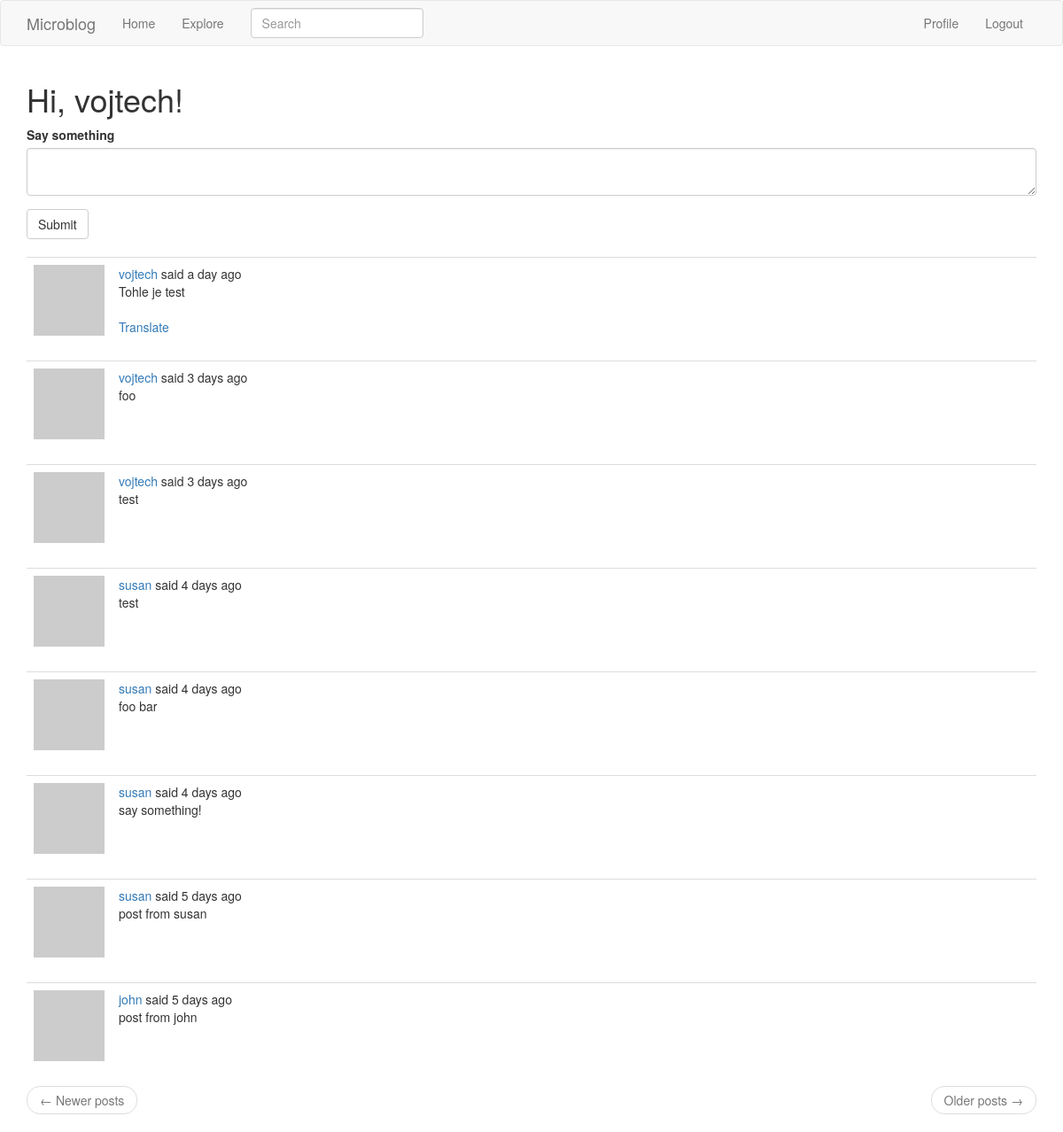
The app's page /index (signed in) with its own data.
### app/models.py (models this page shows, shortened)
class User(UserMixin, db.Model):
    id = db.Column(db.Integer, primary_key=True)
    username = db.Column(db.String(64), index=True, unique=True)
    email = db.Column(db.String(120), index=True, unique=True)
    password_hash = db.Column(db.String(128))
    posts = db.relationship("Post", backref="author", lazy="dynamic")
    about_me = db.Column(db.String(140))
    last_seen = db.Column(db.DateTime, default=datetime.utcnow)
    followed = db.relationship(
        "User",
        secondary=followers,
        primaryjoin=(followers.c.follower_id == id),
        secondaryjoin=(followers.c.followed_id == id),
        backref=db.backref("followers", lazy="dynamic"),
        lazy="dynamic",
    )
    def avatar(self, size):
        digest = md5(self.email.lower().encode("utf-8")).hexdigest()
        return "https://www.gravatar.com/avatar/{}?d=identicon&s={}".format(
            digest, size
        )
    def followed_posts(self):
        followed = Post.query.join(
            followers, (followers.c.followed_id == Post.user_id)
        ).filter(followers.c.follower_id == self.id)
        own = Post.query.filter_by(user_id=self.id)
        return followed.union(own).order_by(Post.timestamp.desc())

class SearchableMixin:
    @classmethod
    def before_commit(cls, session):
        session._changes = {
            "add": list(session.new),
            "update": list(session.dirty),
            "delete": list(session.deleted),
        }
    @classmethod
    def after_commit(cls, session):
        for obj in session._changes["add"]:
            if isinstance(obj, SearchableMixin):
                add_to_index(obj.__tablename__, obj)
        for obj in session._changes["update"]:
            if isinstance(obj, SearchableMixin):
                add_to_index(obj.__tablename__, obj)
        for obj in session._changes["delete"]:
            if isinstance(obj, SearchableMixin):
                remove_from_index(obj.__tablename__, obj)
        session._changes = None

class Post(SearchableMixin, db.Model):
    __searchable__ = ["body"]
    id = db.Column(db.Integer, primary_key=True)
    body = db.Column(db.String(140))
    timestamp = db.Column(db.DateTime, index=True, default=datetime.utcnow)
    user_id = db.Column(db.Integer, db.ForeignKey("user.id"))
    language = db.Column(db.String(5))

### app/main/routes.py (the view, shortened to what this page needs)
@bp.route("/", methods=["GET", "POST"])
@bp.route("/index", methods=["GET", "POST"])
@login_required
def index():
    form = PostForm()
    page = request.args.get("page", 1, type=int)
    posts = current_user.followed_posts().paginate(
        page=page, per_page=current_app.config["POSTS_PER_PAGE"], error_out=False
    )
    next_url = url_for("main.index", page=posts.next_num) if posts.has_next else None
    prev_url = url_for("main.index", page=posts.prev_num) if posts.has_prev else None
    return render_template(
        "index.html",
        title=_("Home"),
        form=form,
        posts=posts.items,
        next_url=next_url,
        prev_url=prev_url,
    )

### app/main/forms.py
class SearchForm(FlaskForm):
    q = StringField(_l("Search"), validators=[DataRequired()])
    def __init__(self, *args, **kwargs):
        if "formdata" not in kwargs:
            kwargs["formdata"] = request.args
        if "meta" not in kwargs:
            kwargs["meta"] = {"csrf": False}
        super(SearchForm, self).__init__(*args, **kwargs)

class PostForm(FlaskForm):
    post = TextAreaField(_l("Say something"), validators=[DataRequired()])
    submit = SubmitField(_l("Submit"))

### app/__init__.py (called while the page is built)
def get_locale():
    return request.accept_languages.best_match(current_app.config["LANGUAGES"])

### app/main/routes.py (called while the page is built)
@bp.before_app_request
def before_request():
    if current_user.is_authenticated:
        current_user.last_seen = datetime.utcnow()
        db.session.commit()
        g.search_form = SearchForm()
    g.locale = str(get_locale())

### app/models.py (called while the page is built)
@login.user_loader
def load_user(id):
    return User.query.get(int(id))

### app/templates/index.html
{% extends "base.html" %}
{% import 'bootstrap/wtf.html' as wtf %}
{% block app_content %}
    <h1>{{ _('Hi, %(username)s!', username=current_user.username) }}</h1>
    {% if form %}
    {{ wtf.quick_form(form) }}
    <br>
    {% endif %}
    {% for post in posts %}
        {% include '_post.html' %}
    {% endfor %}
    <nav aria-label="...">
        <ul class="pager">
            <li class="previous{% if not prev_url %} disabled{% endif %}">
                <a href="{{ prev_url or '#' }}">
                    <span aria-hidden="true">&larr;</span> {{ _('Newer posts') }}
                </a>
            </li>
            <li class="next{% if not next_url %} disabled{% endif %}">
                <a href="{{ next_url or '#' }}">
                    {{ _('Older posts') }} <span aria-hidden="true">&rarr;</span>
                </a>
            </li>
        </ul>
    </nav>
{% endblock %}

### app/templates/_post.html (shortened to what this page needs)
    <table class="table table-hover">
        <tr>
            <td width="70px">
                <a href="{{ url_for('main.user', username=post.author.username) }}">
                    <img src="{{ post.author.avatar(70) }}" />
                </a>
            </td>
            <td>
                {{ _('%(username)s said %(when)s',
                    username=user_link, when=moment(post.timestamp).fromNow()) }}
                <br>
                <span id="post{{ post.id }}">{{ post.body }}</span>
                {% if post.language and post.language != g.locale %}
                <br><br>
                <span id="translation{{ post.id }}">
                    <a href="javascript:translate(
                                '#post{{ post.id }}',
                                '#translation{{ post.id }}',
                                '{{ post.language }}',
                                '{{ g.locale }}');">{{ _('Translate') }}</a>
                </span>
                {% endif %}
            </td>
        </tr>
    </table>

### records on screen
Post: body "Tohle je test"
Post: body "foo"
Post: body "test"
Post: body "test"
Post: body "foo bar"
Post: body "say something!"
Post: body "post from susan"
Post: body "post from john"
